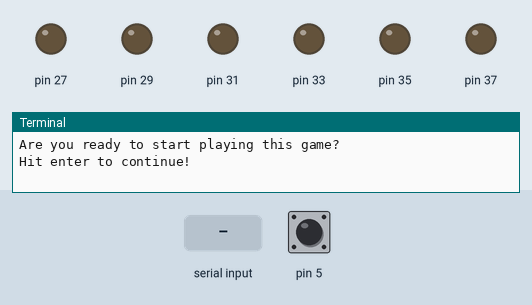
This program was run on a simulated Raspberry Pi (header pin numbers). Shown: output pins drawn as LEDs (lit = HIGH), the last lines printed to the terminal. Inputs (shaded band) come from the test bench; at power-on: pin 5 HIGH. Random numbers come from a fixed seed.

Above: at 1.2 s.
1.3 s: "1" typed at the terminal, then Enter
At 1.6 s:
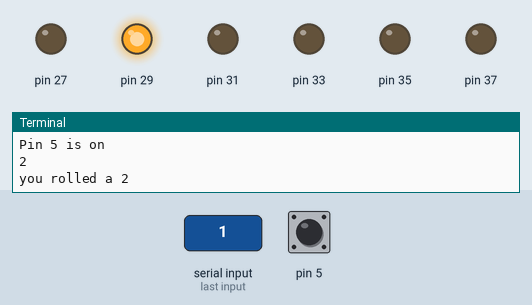
At 5.1 s:
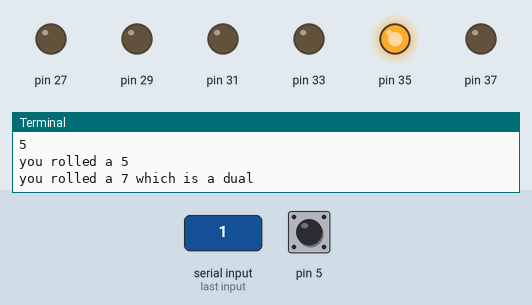
5.8 s: pin 5 pulled LOW for 3.2 s
At 8.6 s:
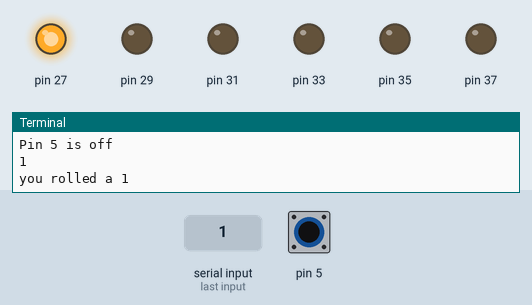
Timing chart, 0 to 26.8 s (numbered marks = the images above; inputs shaded):
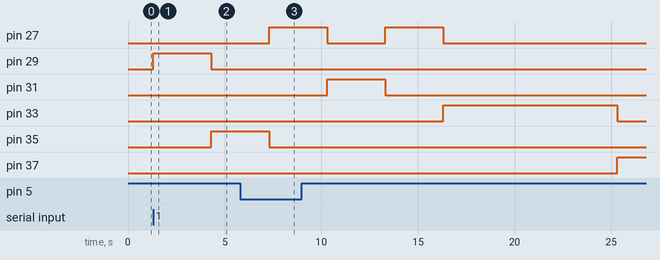

The program:

GPIOSimDice.py
```python
# https://create.withcode.uk/

# This version of the dice game can be used with the GPIO Simulator. You can practise with the python code and getting this to work at home. When you are happy with the code and the basics of it working you can then explore the outline python code for the CrowPi kits.

# import modules
import RPi.GPIO as GPIO
import time
import random

print ("Are you ready to start playing this game?") #welcome message
input("Hit enter to continue!") #start the game with hitting enter


# setup pins
GPIO.setmode(GPIO.BOARD)
# setup our outputs for the simulated LEDS. We want six of them so alongside each other would be best on the GPIO simulator e.g. 27,29,31,33,35 and 37
GPIO.setup(27, GPIO.OUT) #show light if 1 rolled
GPIO.setup(29, GPIO.OUT) #show light if 2 rolled
GPIO.setup(31, GPIO.OUT) #show light if 3 rolled
GPIO.setup(33, GPIO.OUT) #show light if 4 rolled
GPIO.setup(35, GPIO.OUT) #show light if 5 rolled
GPIO.setup(37, GPIO.OUT) #show light if 6 rolled

GPIO.setup(5, GPIO.IN) #pin can be toggled on and off

# set the remaining ones

# set one pin as input e.g. GPIO.setup(5, GPIO.IN)

# generate our random seed e.g. random.seed()
random.seed()

dual = 0 #variable for 7 or 11 for final game stats
double = 0 #variable for doubles for final game stats
games = 0  #variable for number of times played for final game stats

# our main game loop. this can either be a for loop set to repeat a number of times or a while loop

# loop 5 times
for i in range(5):

    GPIO.output(27, GPIO.LOW) #turn off this light
    GPIO.output(29, GPIO.LOW) #turn off this light
    GPIO.output(31, GPIO.LOW) #turn off this light
    GPIO.output(33, GPIO.LOW) #turn off this light
    GPIO.output(35, GPIO.LOW) #turn off this light
    GPIO.output(37, GPIO.LOW) #turn off this light

    if GPIO.input(5) == GPIO.HIGH: #if pin 5 is toggled on print on if not print off
        print("Pin 5 is on")
    else:
        print("Pin 5 is off")

    # generate random number between 1 and 6 and store this number in a variable called result. if throwing 2 dice call this result1
    result1 = random.randint(1, 6)

    # print our result1 so we can check if our random number worked
    print (result1) #print the result1 for a number from 1 - 6 at random

    # we now need to check the random number generated stored in our result1 variable and to produce a suitable output. e.g. for the dice simulator we need to light one of the virtual LED's.
    if result1==1: #if the number stored in the variable is equal to 1 then print you rolled a 1 and turn the light for number 1 on
      print ("you rolled a 1")
      GPIO.output(27, GPIO.HIGH)

    # we need to repeat this another 5 times over and check result for 2,3,4,5 and 6
    if result1==2: #if the number stored in the variable is equal to 2 then print you rolled a 2 and turn the light for number 2 on
      print ("you rolled a 2")
      GPIO.output(29, GPIO.HIGH)

    if result1==3: #if the number stored in the variable is equal to 3 then print you rolled a 3 and turn the light for number 3 on
      print ("you rolled a 3")
      GPIO.output(31, GPIO.HIGH)

    if result1==4: #if the number stored in the variable is equal to 4 then print you rolled a 4 and turn the light for number 4 on
      print ("you rolled a 4")
      GPIO.output(33, GPIO.HIGH)

    if result1==5: #if the number stored in the variable is equal to 5 then print you rolled a 5 and turn the light for number 5 on
      print ("you rolled a 5")
      GPIO.output(35, GPIO.HIGH)

    if result1==6: #if the number stored in the variable is equal to 6 then print you rolled a 6 and turn the light for number 6 on
      print ("you rolled a 6")
      GPIO.output(37, GPIO.HIGH)

    #input("Hit enter to continue!")

    # introduce a slight 3 second pause
    time.sleep(3)

    # we need to reset our previous 6 LEDs to OFF for the second dice throw so set these to GPIO.LOW
    # e.g. GPIO.output(27, GPIO.LOW)
    GPIO.output(27, GPIO.LOW) #turn off this light
    GPIO.output(29, GPIO.LOW) #turn off this light
    GPIO.output(31, GPIO.LOW) #turn off this light
    GPIO.output(33, GPIO.LOW) #turn off this light
    GPIO.output(35, GPIO.LOW) #turn off this light
    GPIO.output(37, GPIO.LOW) #turn off this light

    #output statement to state we are throwing our second dice
    #print "throwing our second dice"
    print ("throwing our second dice")

    # now generate our second random number but this time store this in a new variable called result2
    result2 = random.randint(1, 6)

    # repeat the same process using an if statement to check the random number generated against result2

    # print our result2 so we can check if our random number worked
    print (result2) #print the result2 for a number from 1 - 6 at random

    # we now need to check the random number generated stored in our result2 variable and to produce a suitable output. e.g. for the dice simulator we need to light one of the virtual LED's.
    if result2==1: #if the number stored in the variable is equal to 1 then print you rolled a 1 and turn the light for number 1 on also add 1 to the variable games for the final stats
      print ("you rolled a 1")
      GPIO.output(27, GPIO.HIGH)
      games = games + 1

    if result2==2: #if the number stored in the variable is equal to 2 then print you rolled a 2 and turn the light for number 2 on also add 1 to the variable games for the final stats
      print ("you rolled a 2")
      GPIO.output(29, GPIO.HIGH)
      games = games + 1

    if result2==3: #if the number stored in the variable is equal to 3 then print you rolled a 3 and turn the light for number 3 on also add 1 to the variable games for the final stats
      print ("you rolled a 3")
      GPIO.output(31, GPIO.HIGH)
      games = games + 1

    if result2==4: #if the number stored in the variable is equal to 4 then print you rolled a 4 and turn the light for number 4 on also add 1 to the variable games for the final stats
      print ("you rolled a 4")
      GPIO.output(33, GPIO.HIGH)
      games = games + 1

    if result2==5: #if the number stored in the variable is equal to 5 then print you rolled a 5 and turn the light for number 5 on also add 1 to the variable games for the final stats
      print ("you rolled a 5")
      GPIO.output(35, GPIO.HIGH)
      games = games + 1

    if result2==6: #if the number stored in the variable is equal to 6 then print you rolled a 6 and turn the light for number 6 on also add 1 to the variable games for the final stats
      print ("you rolled a 6")
      GPIO.output(37, GPIO.HIGH)
      games = games + 1


    # in the for loop after we have rolled two dice, perform a check for a 7,11 and a double (i.e. both dice have the same number). This can be done using further if statements. e.g. if result1 + result 2 == 7
    # we need to store the number of 7, 11's and doubles so these need to be stored within new variables at the start of our code and these need to be incremented
    if result1+result2==7: #if the variable result1 from die 1 and result2 from die 2 equal 7 when added together output you rolled a 7 which is a dual and also add 1 to the variable dual for the final stats
      print ("you rolled a 7 which is a dual")
      dual = dual + 1

    if result1+result2==11: #if the variable result1 from die 1 and result2 from die 2 equal 11 when added together output you rolled a 11 which is a dual and also add 1 to the variable dual for the final stats
      print ("you rolled a 11 which is a dual")
      dual = dual + 1


    if result1==1 and result2==1: #if the variable result1 and result2 equal 1 output you rolled 2 which is a double and also add 1 to the variable double for the final stats
      print ("you rolled 2 which is a double")
      double = double + 1

    if result1==2 and result2==2: #if the variable result1 and result2 equal 2 output you rolled 4 which is a double and also add 1 to the variable double for the final stats
      print ("you rolled 4 which is a double")
      double = double + 1

    if result1==3 and result2==3: #if the variable result1 and result2 equal 3 output you rolled 6 which is a double and also add 1 to the variable double for the final stats
      print ("you rolled 6 which is a double")
      double = double + 1

    if result1==4 and result2==4: #if the variable result1 and result2 equal 4 output you rolled 8 which is a double and also add 1 to the variable double for the final stats
      print ("you rolled 8 which is a double")
      double = double + 1

    if result1==5 and result2==5: #if the variable result1 and result2 equal 5 output you rolled 10 which is a double and also add 1 to the variable double for the final stats
      print ("you rolled 10 which is a double")
      double = double + 1

    if result1==6 and result2==6: #if the variable result1 and result2 equal 6 output you rolled 12 which is a double and also add 1 to the variable double for the final stats
      print ("you rolled 12 which is a double")
      double = double + 1

    #input("Hit enter to continue!")

    # introduce a slight 3 second pause
    time.sleep(3)

# when we have played the game 5 times we will exit our for loop and display the output
print("~~~ THE GAME HAS ENDED ~~~")

# we might want to use this opportunity
print ("thanks for playing")
print ("          ")
print ("game stats")

# output number of 7,11 and doubles
# additional print statements under game stats to output the number of 7's, 11's and doubles.
print ("You rolled a 7 and 11 this many times")
print (dual) #print the number of toal 7 and 11s that where achived in the game
print ("          ")
print ("You rolled a double this many times")
print (double) #print the number of toal doubles that where achived in the game
print ("          ")
# output games played
print ("You played the game this many times")
print (games) #print the number of times the game was played


# extended functionality
#------------------------
# in the for loop after we have rolled two dice, perform a check for a 7,11 and a double (i.e. both dice have the same number). This can be done using further if statements. e.g. if result1 + result 2 == 7
# we need to store the number of 7, 11's and doubles so these need to be stored within new variables at the start of our code and these need to be incremented
# additional print statements under game stats to output the number of 7's, 11's and doubles.
# we might also want to swap out the for loop for a while loop and make use of try and except or alternatively the game will only play when our input pin 5 is used and this is enabled by clicking on pin 5 in the GPIO simulator.
```

Measured:
- after the input at 1.3 s, pin 29: LOW → HIGH at once, → LOW 3.0 s later; pin 35: LOW → HIGH after 3.0 s
- by itself, pin 27: alternates HIGH for 3.0 s and LOW for 3.0 s, 4 changes in all, then stays LOW
